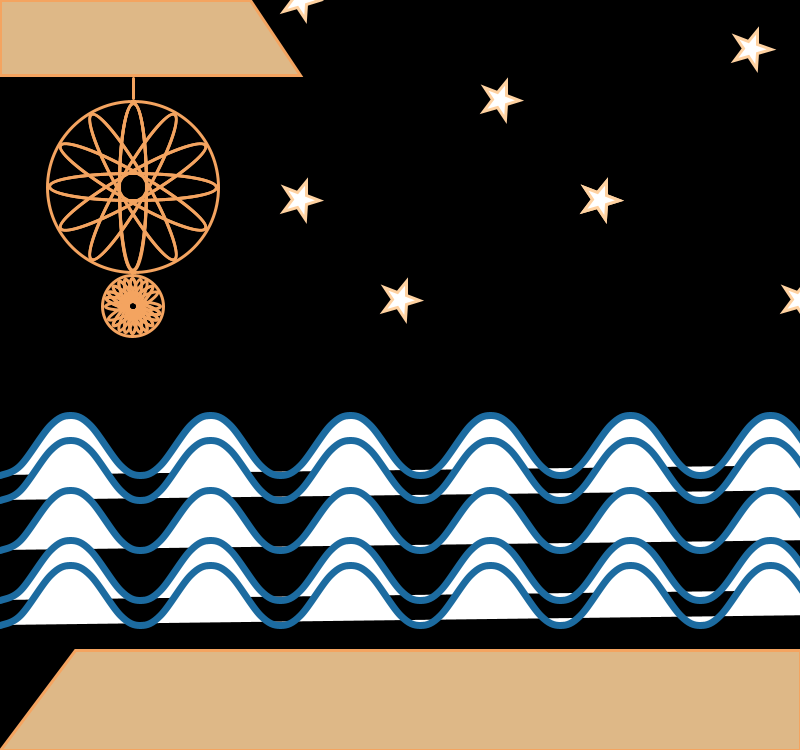
Frame 1 (no input)
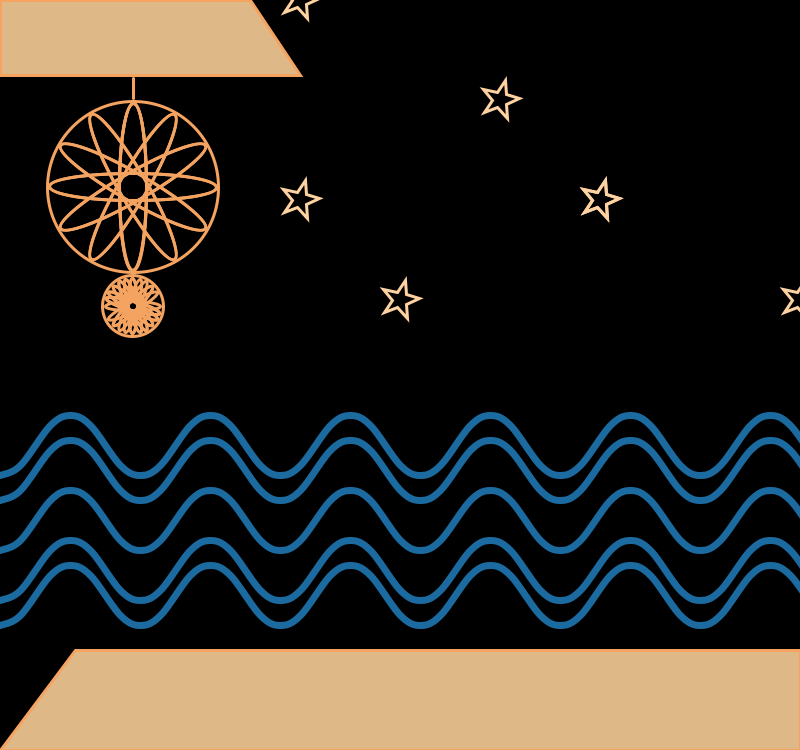
Frame 60 (the mouse pressed at the canvas centre just before this capture)
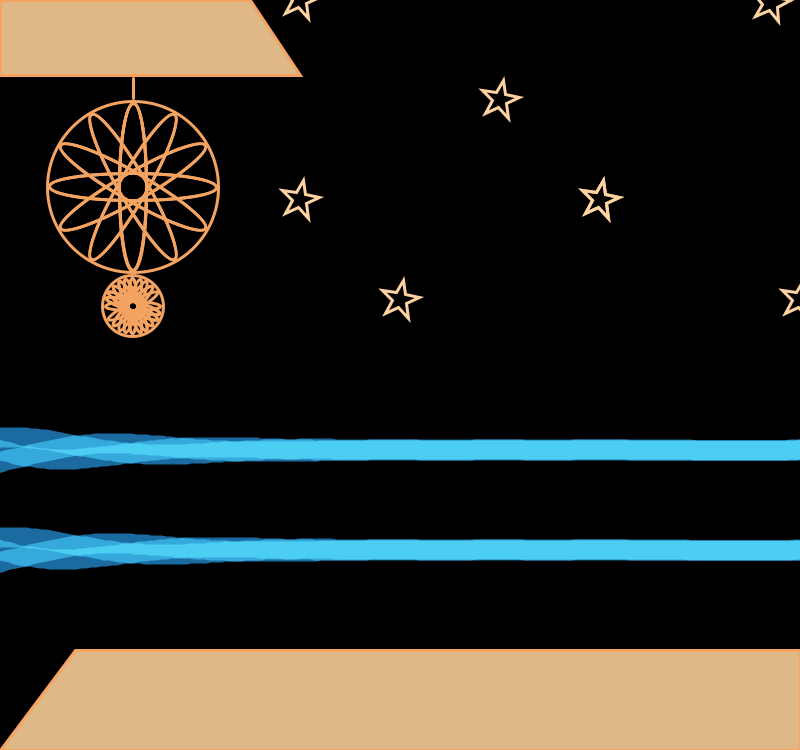
Frame 120 (the mouse held since frame 60 and released just before this capture)

The Processing sketch that drew these frames (run headless with seeded random() and noise(); from frame 60 on, the mouse is pressed at the canvas centre):

// Processing sketch: hw2_jandres
// ── hw2_jandres.pde
String[] dream = new String [4];
String[] water = new String[6];
String[] stars = new String[4];
ArrayList<Integer> colors = new ArrayList<Integer>();
int fade,type=0;
int level = 2;
int curveX = 0;
int curveY = 0;
int starX,starY =0;
int tY, tX = 0;
color starC = color(255,210,161);

void setup() {
  size(800, 750);
  dream[2] = "LBF+F+F+F+F+F+F+F+F+F+F+F+F";   
  dream[3] = "BF-F++F-F-F-F++F-F++F-F++F-F-F-F++F-F-F-F-F";
  water[0] = "UTBCC+-CxyC+-C+YCxzC+YC+-CxyC+-C+YCxzC+YC+-CxyC+-C+YCxzC+YC+-CxyC+-C+YCxzC+YC+-CxyC+-C+YCxzC+YC+-CxyC+-C+YCxzC+YCEOaA";
  water[1] = "UTBCC+-CxyC+-C+YCxzC+YC+-CxyC+-C+YCxzC+YC+-CxyC+-C+YCxzC+YC+-CxyC+-C+YCxzC+YC+-CxyC+-C+YCxzC+YC+-CxyC+-C+YCxzC+YCEOaA";
  water[2] = "UTBCC+-CxyC+-C+YCxzC+YC+-CxyC+-C+YCxzC+YC+-CxyC+-C+YCxzC+YC+-CxyC+-C+YCxzC+YC+-CxyC+-C+YCxzC+YC+-CxyC+-C+YCxzC+YCEOaA";
  water[3] = "UTBCC+-CxyC+-C+YCxzC+YC+-CxyC+-C+YCxzC+YC+-CxyC+-C+YCxzC+YC+-CxyC+-C+YCxzC+YC+-CxyC+-C+YCxzC+YC+-CxyC+-C+YCxzC+YCEOaA";
  water[4] = "UTBCC+-CxyC+-C+YCxzC+YC+-CxyC+-C+YCxzC+YC+-CxyC+-C+YCxzC+YC+-CxyC+-C+YCxzC+YC+-CxyC+-C+YCxzC+YC+-CxyC+-C+YCxzC+YCEOaA";
  stars[0] = "UxxxTRSOeUxxxyyTRSOeUxxxxyyyTRSOeUxxxxxxyyTRSOeUxxxxxyTRSOeUxxxxxxyyTRSOeUxxxxxxxxyyyTRSOeU+-xxxxxxxTRSOeEU+-xxxxxxxxyTRSOeE";
  colors.add(color(28, 107, 160));
  colors.add(color(28, 107, 160));
  colors.add(color(28, 107, 160));
}

void draw() {
  background(0);
  strokeWeight(3);
  println("click mouse and hit a key");
  stroke(255);
  //line(300,100,500,200);
  if(fade==1) {
    fill(0,2);
  //  rect(0,0,width,height/3);
    fill(starC);
    noStroke();
    ellipse(random(width),random(height/2),5,5);
    ellipse(random(width),random(height/2),4,4);
    noFill();
  }
  
  sky();
  ocean();
  scene();
  dreamCatcher();
}

void sky() {
  stroke(starC);
  for (int i =0; i<stars[0].length(); i++) {
    char c = stars[0].charAt(i);
    if (c=='T') translate(tX,tY);
    else if (c=='U') pushMatrix();
    else if (c=='O') popMatrix();
    else if (c=='S') star(starX, starY, 8, 20, 5);
    else if (c=='R') rotate(frameCount / 50.0);
    else if (c=='+') starX -= 50;
    else if (c=='-') starY -= 50;
    else if (c=='x') tX += 100;
    else if (c=='y') tY += 100;
    else if(c=='E') starX = starY = 0;
    else if (c=='e') tX = tY = 0;
  }
  stroke(255);
}

void star(float x, float y, float radius1, float radius2, int npoints) {
  float angle = TWO_PI / npoints;
  float halfAngle = angle/2.0;
  beginShape();
  for (float a = 0; a < TWO_PI; a += angle) {
    float sx = x + cos(a) * radius2;
    float sy = y + sin(a) * radius2;
    vertex(sx, sy);
    sx = x + cos(a+halfAngle) * radius1;
    sy = y + sin(a+halfAngle) * radius1;
    vertex(sx, sy);
  }
  endShape(CLOSE);
}

void ocean() {
  if (type==0) passiveOcean();
  else activeOcean();
}

void passiveOcean() {
  strokeWeight(7);
  stroke(28, 107, 160);
  for (int j =0; j<5; j++) {  
    for (int i =0; i<water[j].length(); i++) {
      char c = water[j].charAt(i);
      if (c=='T') {
        switch(j) {
        case 0 :
          translate(0, 475);
          break;
        case 1:
          translate(0, 500);
          break;
        case 2:
          translate(0, 550);
          break;
        case 3:
          translate(0, 600);
          break;
        case 4:
          translate(0, 625);
          break;
        default :
          println("wtf");
          break;
        }
      } else if (c=='U') pushMatrix();
      else if (c=='O') popMatrix();
      else if (c=='E') endShape();
      else if (c=='B') beginShape();
      else if (c=='C') curveVertex(curveX, curveY);
      else if (c=='+') curveX = curveX + 20;
      else if (c=='-') curveY = curveY - 10;
      else if (c=='x') curveX = curveX + 30;
      else if (c=='y') curveY = curveY - 40;
      else if (c=='Y') curveY = curveY + 10;
      else if (c=='z') curveY = curveY + 40;
      else if (c=='a') curveX = 0;
      else if (c=='A') curveY = 0;
    }
  }

  strokeWeight(3);
}

void activeOcean() {
  blendMode(BLEND);
  blendMode(SCREEN);

  noFill();
  strokeWeight(20);
  for (int i = 0; i < 3; i++) {
    stroke(colors.get(i));
    beginShape();
    for (int w = -30; w < width + 30; w += 5) {
      int h = 2*(height / 3) +50;
      h += 100 * sin(w * 0.02 + frameCount * 0.07 + i * TWO_PI / 3) * pow(abs(sin(w * 0.001 + frameCount * 0.02)), 5);
      curveVertex(w, h);
    }    
    endShape();
  }
  for (int i = 0; i < 3; i++) {
    stroke(colors.get(i));
    beginShape();
    for (int w = -30; w < width + 30; w += 5) {
      int h = 2*(height / 3) -50;
      h += 100 * sin(w * 0.02 + frameCount * 0.07 + i * TWO_PI / 3) * pow(abs(sin(w * 0.001 + frameCount * 0.02)), 5);
      curveVertex(w, h);
    }    
    endShape();
  }
  strokeWeight(3);
  blendMode(NORMAL);
}

void scene() {
  stroke(244, 164, 96);
  fill(222, 184, 135);
  beginShape(QUADS);
  vertex(0, 0);
  vertex(250, 0);
  vertex(300, 75);
  vertex(0, 75);

  vertex(0, 750);
  vertex(75, 650);
  vertex(800, 650);
  vertex(800, 750);
  endShape();
  noFill();
}

void dreamCatcher() {
  pushMatrix();
  translate(width/6, height/4);

  for (int i =0; i<dream[level].length(); i++) {
    char c = dream[level].charAt(i);
    if (c=='F') f(height/pow(3, level));
    else if (c=='+') turnRight(PI/6);
    else if (c=='B') centerCircle(height/pow(3, level));
    else if (c=='L') line(0,-109,0,-89);
  }

  translate(0, height/6.3);
  for (int i =0; i<dream[3].length(); i++) {
    char c = dream[3].charAt(i);
    if (c=='F') f(height/pow(3, 3));
    else if (c=='-') turnLeft(PI/12);
    else if (c=='+') turnRight(PI/6);
    else if (c=='B') centerCircle(height/pow(3, 3));
    else if (c=='G') g(height/pow(3, 3));
  } 
  popMatrix();
}

void centerCircle(float len) {
  ellipseMode(CENTER);
  ellipse(0, 0, len*2+5, len*2+5);
}

void g(float len) {
  pushMatrix();
  translate(0, -len);
  noFill();
  ellipseMode(CORNERS);
  ellipse(0, 0, 30, -len);
  popMatrix();
}

void f(float len) {
  noFill();
  ellipseMode(CENTER);
  ellipse(0, 0, len/3, -len*2);
  //  translate(0, -len);
}

void turnLeft (float angle) {
  rotate(-angle);
}

void turnRight (float angle) {
  rotate(angle);
}

void keyPressed() {
  if (fade == 0) {
    fade = 1;
  } else {
    fade = 0;
  }
}
void mousePressed() {
  if (type == 0) {
    type = 1;
  } else {
    type = 0;
  }
}
